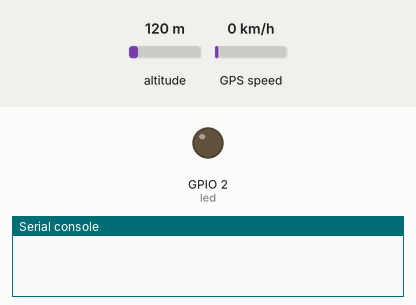
Simulated run of this program. Board: ESP32 board running MicroPython. On the bench: output pins drawn as LEDs (lit = HIGH), the last lines printed to the serial console. The inputs (shaded band) are chosen by the test bench; at power-on: altitude 120 m, GPS speed 0 km/h. Files the program writes start out absent; the GPS gets a fix after 3 s at 37.7749, -122.4194 with 8 satellites; the interpreter's speed is modelled, so counts of loop turns are approximate.

Above: at 0.2 s.
At 39.09 s:
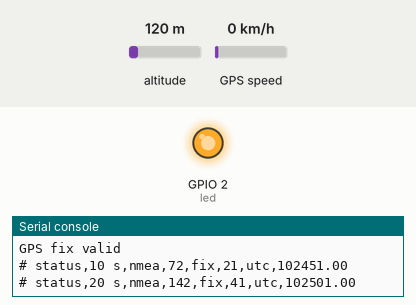
Timing chart, 0 to 40.0 s (numbered marks = the images above):
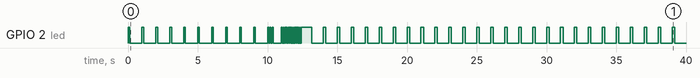

Measured:
- by itself, GPIO 2 (led): LOW → HIGH at 0.00 s, → LOW 0.12 s later, → HIGH 0.88 s later, → LOW 0.12 s later, … (106 changes in this stretch)

The program:

pc_gps_nmea_capture.py
```python
"""
ESP32 GPS offline logger for MicroPython.

Usage:
  1. In Thonny, open this file.
  2. Save it to the ESP32 as /main.py.
  3. Power the ESP32 from a power bank.
  4. The board waits 10 s after boot, then logs GPS NMEA data to /gps_logs/.

The log file name is auto-incremented, so every boot creates a new file and
does not overwrite old data.
"""

from machine import UART, Pin
import os
import time


# ---------------- User settings ----------------
GPS_UART_ID = 2
GPS_RX_PIN = 16       # GPS TX -> ESP32 GPIO16
GPS_TX_PIN = 17       # GPS RX -> ESP32 GPIO17, optional for receive-only use
GPS_BAUDRATE = 9600

LED_PIN = 2           # Common ESP32 blue onboard LED pin
LED_ON_VALUE = 1      # Change to 0 if your board LED is active-low

START_DELAY_S = 10
CAPTURE_DURATION_S = 900   # 15 min. Change to 600 for 10 min, or 1800 for 30 min.
LOG_DIR = "/gps_logs"
FLUSH_EVERY_LINES = 20
STATUS_EVERY_S = 10
# ------------------------------------------------


def ticks_ms():
    return time.ticks_ms()


def ticks_diff(a, b):
    return time.ticks_diff(a, b)


def led_write(led, on):
    led.value(LED_ON_VALUE if on else 1 - LED_ON_VALUE)


def led_blink(led, count=1, on_ms=80, off_ms=120):
    for _ in range(count):
        led_write(led, True)
        time.sleep_ms(on_ms)
        led_write(led, False)
        time.sleep_ms(off_ms)


def ensure_dir(path):
    try:
        os.mkdir(path)
    except OSError:
        pass


def list_dir(path):
    try:
        return os.listdir(path)
    except OSError:
        return []


def next_log_path():
    ensure_dir(LOG_DIR)
    existing = set(list_dir(LOG_DIR))
    index = 1
    while True:
        name = "gps_nmea_%04d.txt" % index
        if name not in existing:
            return LOG_DIR + "/" + name
        index += 1


def parse_nmea_time(line):
    # Returns UTC hhmmss.sss from RMC/GGA if present. This is only for metadata.
    try:
        parts = line.split(",")
        if parts[0].endswith("RMC") or parts[0].endswith("GGA"):
            if len(parts) > 1 and parts[1]:
                return parts[1]
    except Exception:
        pass
    return ""


def has_valid_fix(line):
    try:
        parts = line.split(",")
        sentence = parts[0]
        if sentence.endswith("RMC") and len(parts) > 2:
            return parts[2] == "A"
        if sentence.endswith("GGA") and len(parts) > 6:
            return parts[6] not in ("", "0")
    except Exception:
        pass
    return False


def write_header(f, path):
    f.write("# ESP32 GPS offline logger\n")
    f.write("# log_path,%s\n" % path)
    f.write("# gps_uart_id,%d\n" % GPS_UART_ID)
    f.write("# gps_rx_pin,%d\n" % GPS_RX_PIN)
    f.write("# gps_tx_pin,%d\n" % GPS_TX_PIN)
    f.write("# gps_baudrate,%d\n" % GPS_BAUDRATE)
    f.write("# start_delay_s,%d\n" % START_DELAY_S)
    f.write("# capture_duration_s,%d\n" % CAPTURE_DURATION_S)
    f.write("# format,elapsed_ms,nmea_sentence\n")
    f.flush()


def main():
    led = Pin(LED_PIN, Pin.OUT)
    led_write(led, False)

    # Boot delay: slow blink so you can see the program has started.
    for _ in range(START_DELAY_S):
        led_blink(led, count=1, on_ms=120, off_ms=880)

    uart = UART(
        GPS_UART_ID,
        baudrate=GPS_BAUDRATE,
        bits=8,
        parity=None,
        stop=1,
        rx=Pin(GPS_RX_PIN),
        tx=Pin(GPS_TX_PIN),
        timeout=1000,
    )

    log_path = next_log_path()
    print("GPS offline logger")
    print("log:", log_path)
    print("duration_s:", CAPTURE_DURATION_S)
    print("GPS UART%d RX=GPIO%d TX=GPIO%d baud=%d" % (
        GPS_UART_ID,
        GPS_RX_PIN,
        GPS_TX_PIN,
        GPS_BAUDRATE,
    ))

    led_blink(led, count=3, on_ms=80, off_ms=80)

    t0 = ticks_ms()
    last_status = t0
    last_line_ms = t0
    first_nmea = False
    first_fix = False
    nmea_count = 0
    fix_count = 0
    last_gps_utc = ""

    with open(log_path, "w") as f:
        write_header(f, log_path)

        while ticks_diff(ticks_ms(), t0) < CAPTURE_DURATION_S * 1000:
            now = ticks_ms()
            raw = uart.readline()

            if raw:
                try:
                    line = raw.decode("ascii").strip()
                except Exception:
                    line = ""

                if line.startswith("$"):
                    elapsed = ticks_diff(now, t0)
                    f.write("%d,%s\n" % (elapsed, line))
                    nmea_count += 1
                    last_line_ms = now

                    utc = parse_nmea_time(line)
                    if utc:
                        last_gps_utc = utc

                    if not first_nmea:
                        first_nmea = True
                        print("GPS data started")
                        led_blink(led, count=5, on_ms=60, off_ms=60)

                    if has_valid_fix(line):
                        fix_count += 1
                        if not first_fix:
                            first_fix = True
                            print("GPS fix valid")
                            led_blink(led, count=8, on_ms=50, off_ms=50)

                    if nmea_count % FLUSH_EVERY_LINES == 0:
                        f.flush()

                    # Visible pulse when normal NMEA output is being saved.
                    led_write(led, True)
                    time.sleep_ms(25)
                    led_write(led, False)

            # If GPS is continuously outputting, keep a short heartbeat.
            if first_nmea and ticks_diff(now, last_line_ms) < 3000:
                if (ticks_diff(now, t0) // 500) % 2 == 0:
                    led_write(led, True)
                else:
                    led_write(led, False)
            else:
                led_write(led, False)

            if ticks_diff(now, last_status) >= STATUS_EVERY_S * 1000:
                elapsed_s = ticks_diff(now, t0) // 1000
                status = "# status,%d s,nmea,%d,fix,%d,utc,%s" % (
                    elapsed_s,
                    nmea_count,
                    fix_count,
                    last_gps_utc,
                )
                print(status)
                f.write(status + "\n")
                f.flush()
                last_status = now

        f.write("# finished,nmea,%d,fix,%d,last_utc,%s\n" % (
            nmea_count,
            fix_count,
            last_gps_utc,
        ))
        f.flush()

    print("GPS logging finished")
    print("saved:", log_path)
    print("nmea_count:", nmea_count)
    print("fix_count:", fix_count)

    # Finished: fast blink, then leave LED on if at least one valid fix existed.
    led_blink(led, count=10, on_ms=60, off_ms=60)
    led_write(led, first_fix)


try:
    main()
except Exception as exc:
    print("GPS logger error:", exc)
    try:
        err_led = Pin(LED_PIN, Pin.OUT)
        while True:
            led_blink(err_led, count=2, on_ms=80, off_ms=160)
            time.sleep_ms(700)
    except Exception:
        raise
```
